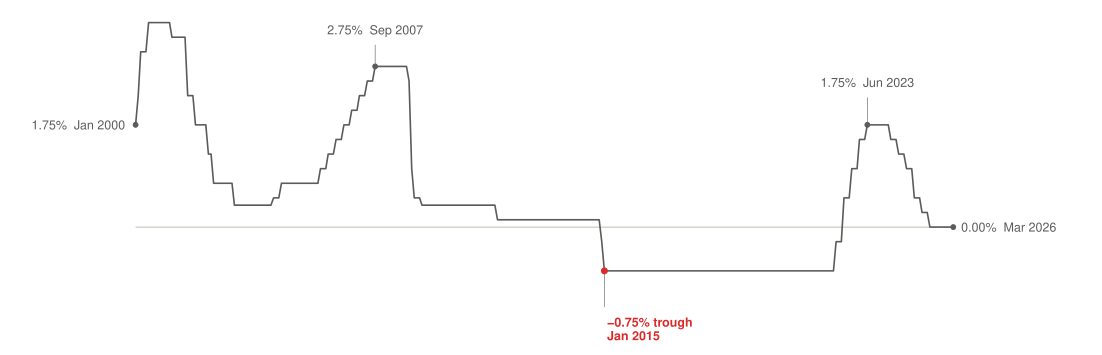

The script that saved this image:
# Task 7 v6 — SNB policy rate, 2000-2026 (Tufte data-ink rigor).
# v6 changes vs v5: switched the data line and the endpoint/peak markers
#   from `pg_palette$onyx` (#000000) to `pg_palette$alloy` (#5C5B59 warm
#   charcoal). The design system reserves Onyx for page-level title text
#   and the rare structural element where black needs to recede; chart
#   marks are not on that list. Other charts in the portfolio (steel,
#   glaciers, inaugural, plastic, energy) use alloy for their primary
#   ink, so this change brings task 7 into cross-portfolio consistency
#   (lecture 06 mistake #10 — sizes/colors varying without reason).
#   Heritage Red is still used exactly once (the -0.75% trough) as the
#   single preattentive cue for the most extreme value in the series.
#   Lecture 06 mistake #5 fix: red stays an accent, not a default.
#
# v5 changes vs v4: added a fifth annotation at the post-NIRP peak
#   (1.75% Jun 2023). Without it the upward swing between the Sep 2022
#   exit and the Mar 2026 cut had no labelled extreme — the eye saw the
#   line peak at ~1.75% but the value wasn't anchored.
#
# v4 changes vs v3: dropped two of the six annotations. Regime-change
#   events were inferred from the line shape; only data extremes and
#   endpoints kept.
#
# v3 changes vs v2: design-system palette migration only.
#
# Sparkline-style: no axes, no ticks, no gridlines, no border, no legend.
#
# Source: Swiss National Bank, "Official rates of the SNB" cube `snboffzisa`,
# data portal data.snb.ch. Splice: LIBOR target band mid (UG0+OG0)/2 for
# pre-Jun-2019 + SNB Leitzins (LZ) for Jun-2019 onward.

setwd("/Users/alexanderweber/Documents/hsg/6_semester/data_visualization_with_ai")

suppressPackageStartupMessages({
  library(dplyr)
  library(readr)
  library(tidyr)
  library(ggplot2)
})

source("design_system.R")

chart_family <- ""

raw <- read_delim(
  "data/task_07/snboffzisa.csv",
  delim = ";",
  skip  = 3,
  col_types = cols(Date = col_character(),
                   D0   = col_character(),
                   Value = col_character()),
  show_col_types = FALSE
) %>%
  mutate(date  = as.Date(paste0(Date, "-15")),
         Value = suppressWarnings(as.numeric(Value)))

band_mid <- raw %>%
  filter(D0 %in% c("UG0", "OG0")) %>%
  select(date, D0, Value) %>%
  pivot_wider(names_from = D0, values_from = Value) %>%
  mutate(rate = (UG0 + OG0) / 2) %>%
  filter(!is.na(rate), date < as.Date("2019-06-01")) %>%
  select(date, rate)

leitzins <- raw %>%
  filter(D0 == "LZ", !is.na(Value), date >= as.Date("2019-06-01")) %>%
  select(date, rate = Value)

policy <- bind_rows(band_mid, leitzins) %>%
  arrange(date) %>%
  filter(date >= as.Date("2000-01-01"))

cat("Series rows:", nrow(policy),
    " range:", as.character(min(policy$date)), "to",
                as.character(max(policy$date)), "\n")
cat("Trough:", min(policy$rate),
    " peak:", max(policy$rate), "\n")

ann <- tibble::tribble(
  ~date,                  ~rate,  ~label,                       ~lbl_x,                   ~lbl_y,  ~role,
  as.Date("2000-01-15"),   1.75,  "1.75%  Jan 2000",            as.Date("1999-09-15"),     1.75,   "endpoint_left",
  as.Date("2007-09-15"),   2.75,  "2.75%  Sep 2007",            as.Date("2007-09-15"),     3.30,   "peak_above",
  as.Date("2015-01-15"),  -0.75,  "-0.75% trough\nJan 2015",    as.Date("2015-02-15"),    -1.55,   "trough",
  as.Date("2023-06-15"),   1.75,  "1.75%  Jun 2023",            as.Date("2023-06-15"),     2.40,   "peak_above",
  as.Date("2026-03-15"),   0.00,  "0.00%  Mar 2026",            as.Date("2026-06-15"),     0.00,   "endpoint_right"
)

gap_y <- 0.18
leaders <- ann %>%
  filter(role %in% c("event_above", "trough", "peak_above")) %>%
  mutate(x = date, xend = date, y = rate,
         yend = lbl_y - ifelse(lbl_y > rate, gap_y, -gap_y))

p <- ggplot(policy, aes(x = date, y = rate)) +
  annotate("segment",
           x = min(policy$date), xend = max(policy$date),
           y = 0, yend = 0,
           color = pg_palette$dark_quartz, linewidth = 0.25) +
  geom_segment(data = leaders,
               aes(x = x, xend = xend, y = y, yend = yend),
               color = pg_palette$alloy, linewidth = 0.2,
               inherit.aes = FALSE) +
  geom_line(color = pg_palette$alloy, linewidth = 0.55) +
  geom_point(data = ann %>% filter(!role %in% c("trough")),
             aes(x = date, y = rate),
             color = pg_palette$alloy, size = 1.3) +
  geom_point(data = ann %>% filter(role == "trough"),
             aes(x = date, y = rate),
             color = pg_palette$heritage_red, size = 1.7) +
  geom_text(data = ann %>% filter(role == "endpoint_left"),
            aes(x = lbl_x, y = lbl_y, label = label),
            family = chart_family, size = 3.0,
            color = pg_palette$alloy,
            hjust = 1, vjust = 0.5) +
  geom_text(data = ann %>% filter(role == "endpoint_right"),
            aes(x = lbl_x, y = lbl_y, label = label),
            family = chart_family, size = 3.0,
            color = pg_palette$alloy,
            hjust = 0, vjust = 0.5) +
  geom_text(data = ann %>% filter(role == "event_above"),
            aes(x = lbl_x, y = lbl_y, label = label),
            family = chart_family, size = 2.9,
            color = pg_palette$alloy,
            hjust = 0.5, vjust = 0,
            lineheight = 0.95) +
  geom_text(data = ann %>% filter(role == "peak_above"),
            aes(x = lbl_x, y = lbl_y, label = label),
            family = chart_family, size = 3.0,
            color = pg_palette$alloy,
            hjust = 0.5, vjust = 0) +
  geom_text(data = ann %>% filter(role == "trough"),
            aes(x = lbl_x, y = lbl_y, label = label),
            family = chart_family, size = 3.0,
            color = pg_palette$heritage_red,
            hjust = 0, vjust = 1, fontface = "bold",
            lineheight = 0.95) +
  scale_x_date(expand = expansion(mult = c(0.10, 0.12))) +
  scale_y_continuous(limits = c(-2.0, 3.7),
                     expand = expansion(mult = c(0, 0))) +
  coord_cartesian(clip = "off") +
  labs(x = NULL, y = NULL) +
  theme_void(base_family = chart_family) +
  theme(plot.margin = margin(t = 8, r = 30, b = 8, l = 30))

out_pdf <- "iterations/task_07/v6/snb_rate_v6.pdf"
ggsave(out_pdf, p, width = 28, height = 9, units = "cm", device = "pdf")
cat("Saved:", out_pdf, "\n")
